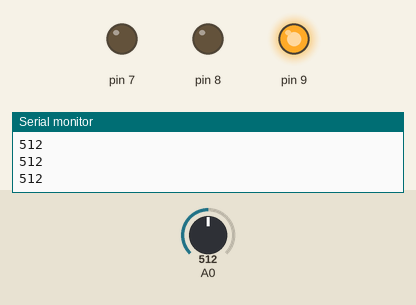
Bench run of a sketch on a simulated Arduino Uno, built with avr-gcc and run on an emulated ATmega328P. Parts: output pins drawn as LEDs (lit = HIGH), the last lines printed to the serial monitor. The test bench sets the inputs (shaded band); at power-on: A0 = 512.

Above: at 1.2 s.
1.3 s: A0 set to 106
2.8 s: A0 set to 92
At 3.2 s:
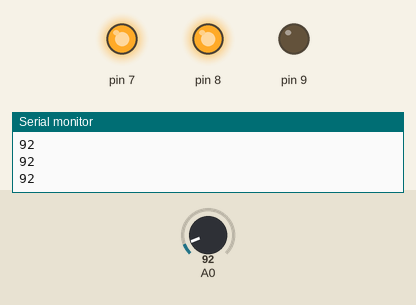
4.3 s: A0 set to 110
At 4.6 s:
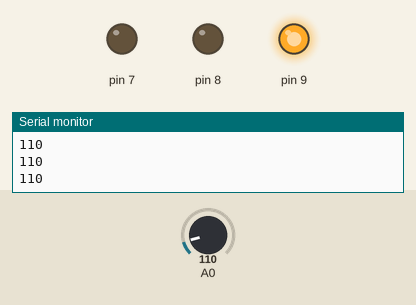
5.8 s: A0 set to 90
At 6.7 s:
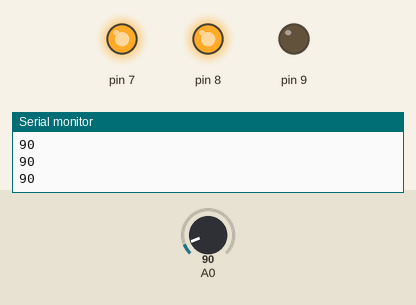
Timing chart, 0 to 8.3 s (numbered marks = the images above; inputs shaded):
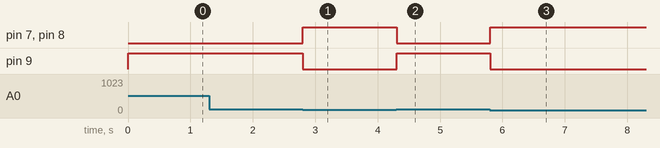

The sketch:

SmartIrrigation.ino
```cpp
// C++ code
//
int soil_sensor = 0;

void setup()
{
  pinMode(A0, INPUT);
  Serial.begin(9600);
  pinMode(7, OUTPUT);
  pinMode(8, OUTPUT);
  pinMode(9, OUTPUT);
}

void loop()
{
  soil_sensor = analogRead(A0);
  Serial.println(soil_sensor);
  if (soil_sensor < 100) {
    digitalWrite(7, HIGH);
    digitalWrite(8, HIGH);
    digitalWrite(9, LOW);
  } else {
    digitalWrite(7, LOW);
    digitalWrite(8, LOW);
    digitalWrite(9, HIGH);
  }
  delay(10); // Delay a little bit to improve simulation performance

}
```

Measured:
- the behaviour switches between 100 and 99 on A0 (found by bisection; images 0 and 1)
- after the input at 2.8 s, pin 7, pin 8: LOW → HIGH at once; pin 9: HIGH → LOW at once
- after the input at 4.3 s, pin 7, pin 8: HIGH → LOW at once; pin 9: LOW → HIGH at once
- after the input at 5.8 s, pin 7, pin 8: LOW → HIGH at once; pin 9: HIGH → LOW at once
